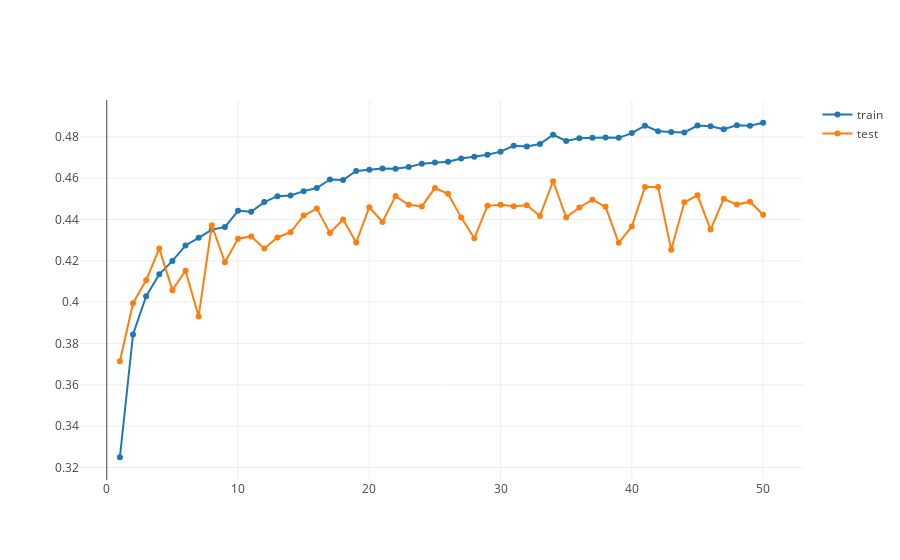

Source (notebook cell):
### Markdown cell above
#### <a id='p1B6'/> งานที่ 1.B.6: แพ็คเส้นกราฟเข้าด้วยกันในลิสต์แล้ววาดออกมา
หลังจากที่เตรียมการอยู่นาน ในตอนนี้เราพร้อมแล้ว ซึ่งแนวปฏิบัติของ plotly เราจะสร้างลิสต์ที่เก็บเส้นกราฟทั้งหมดไว้ด้วยกัน จากนั้นเราจะเรียกฟังก์ชัน iplot ที่เราอิมพอร์ตเข้ามาบนลิสต์ดังกล่าว  แม้ว่าเราจะสามารถสร้างลิสต์ขึ้นมาในขณะที่ส่งมันไปเป็นพารามิเตอร์ของ iplot ได้เลย แต่ในแบบฝึกหัดนี้ เราจะพักการสร้างลิสต์ลงในตัวแปรก่อน จากนั้นจึงส่งตัวแปรนั้นไปที่ iplot

จงสร้างลิสต์ที่ข้างในมี train_acc_trace1 และ test_acc_trace1 แล้วเก็บลิสต์นี้ไว้ในตัวแปรชื่อ acc_data1 จากนั้นให้ส่ง acc_data1 ไปเป็นพารามิเตอร์ของ iplot

### Code cell
# [ํYour Work]
acc_data1 = [train_acc_trace1, test_acc_trace1]
plotly.offline.iplot(acc_data1)

### Figure 1 — Plotly figure (JSON) as saved in the notebook; plotly's stock layout.template omitted (floating-point values rounded to 4 significant figures)
{"data": [{"mode": "lines+markers", "name": "train", "type": "scatter", "uid": "59f46381-72d0-40f4-8e7d-3ffd7cc47900", "x": [1, 2, 3, 4, 5, 6, 7, 8, 9, 10, 11, 12, 13, 14, 15, 16, 17, 18, 19, 20, 21, 22, 23, 24, 25, 26, 27, 28, 29, 30, 31, 32, 33, 34, 35, 36, 37, 38, 39, 40, 41, 42, 43, 44, 45, 46, 47, 48, 49, 50], "y": [0.3249, 0.3844, 0.4029, 0.4134, 0.4199, 0.4274, 0.4311, 0.4351, 0.4363, 0.4442, 0.4437, 0.4484, 0.4513, 0.4516, 0.4537, 0.4552, 0.4594, 0.4591, 0.4635, 0.4641, 0.4647, 0.4645, 0.4654, 0.467, 0.4676, 0.4679, 0.4695, 0.4703, 0.4713, 0.4728, 0.4757, 0.4753, 0.4765, 0.481, 0.478, 0.4793, 0.4795, 0.4796, 0.4795, 0.4818, 0.4854, 0.4827, 0.4823, 0.4821, 0.4855, 0.4851, 0.4837, 0.4856, 0.4853, 0.4868]}, {"mode": "lines+markers", "name": "test", "type": "scatter", "uid": "de3a961c-5157-4539-9abb-76432b4a0e60", "x": [1, 2, 3, 4, 5, 6, 7, 8, 9, 10, 11, 12, 13, 14, 15, 16, 17, 18, 19, 20, 21, 22, 23, 24, 25, 26, 27, 28, 29, 30, 31, 32, 33, 34, 35, 36, 37, 38, 39, 40, 41, 42, 43, 44, 45, 46, 47, 48, 49, 50], "y": [0.3714, 0.3995, 0.4106, 0.4259, 0.4058, 0.4152, 0.3931, 0.4372, 0.4193, 0.4307, 0.4318, 0.426, 0.4313, 0.4338, 0.4419, 0.4453, 0.4335, 0.44, 0.4288, 0.4459, 0.4388, 0.4513, 0.4471, 0.4463, 0.4552, 0.4524, 0.4409, 0.4309, 0.4466, 0.4471, 0.4464, 0.4469, 0.4417, 0.4585, 0.441, 0.4458, 0.4496, 0.4461, 0.4287, 0.4366, 0.4557, 0.4557, 0.4253, 0.4483, 0.4517, 0.4351, 0.45, 0.4472, 0.4486, 0.4423]}], "layout": {"autosize": true, "xaxis": {"autorange": true, "range": [-2.101, 53.1], "type": "linear"}, "yaxis": {"autorange": true, "range": [0.3116, 0.5002], "type": "linear"}}}
